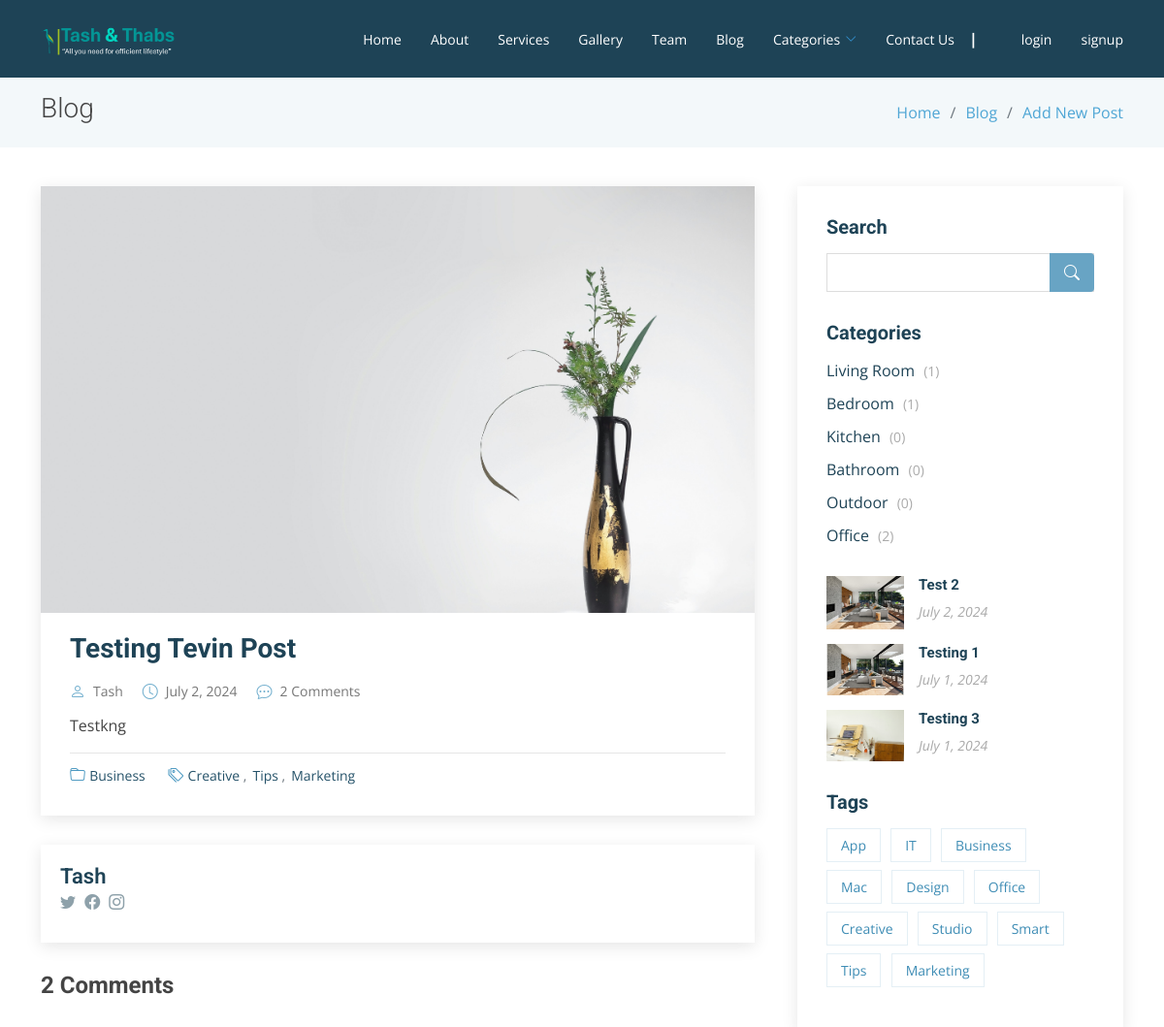
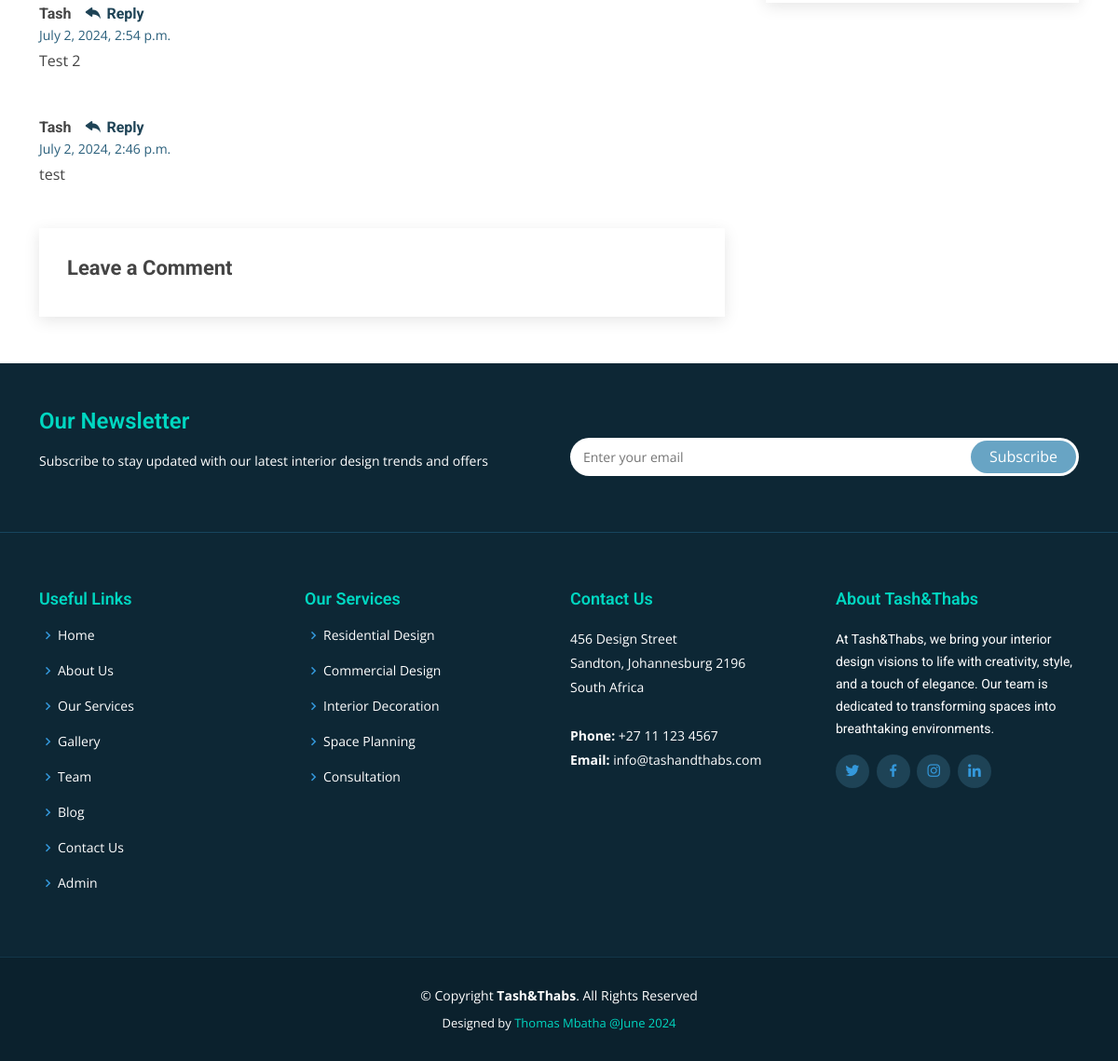
Page /blog/55/ on the committed database (2 pictures, top to bottom).
### blog/models.py (models this page shows, shortened)
class Article(models.Model):
    title = models.CharField(max_length=255)
    content = HTMLField()
    date = models.DateField(auto_now_add=True)
    author = models.ForeignKey(User, on_delete=models.CASCADE)
    living = models.BooleanField(default=False)
    bedroom = models.BooleanField(default=False)
    kitchen = models.BooleanField(default=False)
    bathroom = models.BooleanField(default=False)
    outdoor = models.BooleanField(default=False)
    office = models.BooleanField(default=False)
    likes = models.ManyToManyField(User, related_name='likes', blank=True)
    image = models.ImageField(upload_to='images/', blank=True, null=True)

class Comment(models.Model):
    article = models.ForeignKey(Article, related_name='comments', on_delete=models.CASCADE)
    author = models.ForeignKey(User, on_delete=models.CASCADE)
    content = models.TextField()
    date = models.DateTimeField(auto_now_add=True)

### blog/views.py (the view)
# urls.py: path('<int:pk>/', DetailArcticleView.as_view(), name='detail_article'),
class DetailArcticleView(DetailView):
    model = Article
    template_name = 'blog/blog_post.html'
    def get_context_data(self, *args, **kwargs):
        context = super().get_context_data(*args, **kwargs)
        context['liked_by_user'] = False
        article = Article.objects.get(id=self.kwargs.get('pk'))
        if article.likes.filter(pk=self.request.user.id).exists():
            context['liked_by_user'] = True
        context['comments'] = Comment.objects.filter(article=article).order_by('-date')
        context['comment_form'] = CommentForm()
        context['comment_count'] = Comment.objects.filter(article=article).count()
        context['recent_posts'] = Article.objects.exclude(id=article.id).order_by('-date')[:5]
        context['living_count'] = Article.objects.filter(living=True).count()
        context['bedroom_count'] = Article.objects.filter(bedroom=True).count()
        context['kitchen_count'] = Article.objects.filter(kitchen=True).count()
        context['bathroom_count'] = Article.objects.filter(bathroom=True).count()
        context['outdoor_count'] = Article.objects.filter(outdoor=True).count()
        context['office_count'] = Article.objects.filter(office=True).count()
        if isinstance(self.request.user, AnonymousUser):
            context['user_bio'] = None
        else:
            context['user_bio'] = Bio.objects.get_or_create(user=self.request.user)[0]
        return context

### blog/forms.py
class CommentForm(forms.ModelForm):
    class Meta:
        model = Comment
        fields = ['content']

### blog/templates/blog/blog_post.html (shortened to what this page needs)
{% extends 'base.html' %}
{% load static %}
{% load tz %}
{% block content %}
<main id="main">
  <section class="breadcrumbs">
    <div class="container">
      <div class="d-flex justify-content-between align-items-center">
        <h2>Blog</h2>
        <ol>
          <li><a href="{% url 'home' %}">Home</a></li>
          <li><a href="{% url 'blog_home' %}">Blog</a></li>
          <li><a href="{% url 'create_article' %}">Add New Post</a></li>
        </ol>
      </div>
    </div>
  </section>
  <section id="blog" class="blog">
    <div class="container" data-aos="fade-up">
      <div class="row">
        <div class="col-lg-8 entries">
          <article class="entry entry-single">
            <div class="entry-img">
              {% if object.image %}
                <img src="{{ object.image.url }}" class="img-fluid" alt="{{ object.title }}">
              {% endif %}
            </div>
            <h2 class="entry-title">
              <a href="blog-single.html">{{ object.title }}</a>
            </h2>
            <div class="entry-meta">
              <ul>
                <li class="d-flex align-items-center"><i class="bi bi-person"></i> <a href="#">{{ object.author.username }}</a></li>
                <li class="d-flex align-items-center"><i class="bi bi-clock"></i> <a href="#"><time datetime="2020-01-01">{{ object.date }}</time></a></li>
                <li class="d-flex align-items-center"><i class="bi bi-chat-dots"></i> <a href="#">{{ comment_count }} Comments</a></li>
              </ul>
            </div>
            <div class="entry-content">
              <p>{{ object.content|safe }}</p>
            </div>
            <div class="entry-footer">
              <i class="bi bi-folder"></i>
              <ul class="cats">
                <li><a href="#">Business</a></li>
              </ul>
              <i class="bi bi-tags"></i>
              <ul class="tags">
                <li><a href="#">Creative</a></li>
                <li><a href="#">Tips</a></li>
                <li><a href="#">Marketing</a></li>
              </ul>
            </div>
          </article>
          <div class="blog-author d-flex align-items-center">
            <div>
              <h4>{{ object.author.username }}</h4>
              <div class="social-links">
                <a href="https://twitters.com/#"><i class="bi bi-twitter"></i></a>
                <a href="https://facebook.com/#"><i class="bi bi-facebook"></i></a>
                <a href="https://instagram.com/#"><i class="bi bi-instagram"></i></a>
              </div>
            </div>
          </div>
          <div class="blog-comments">
            <h4 class="comments-count">{{ comment_count }} Comments</h4>
            {% for comment in comments %}
              <div id="comment-1" class="comment">
                <div class="d-flex">
                  <div>
                    <h5><a>{{ comment.author.username }}</a> <a href="#" class="reply"><i class="bi bi-reply-fill"></i> Reply</a></h5>
                    <time datetime="2020-01-01">{{ comment.date|timezone:"Africa/Johannesburg"|date:"F j, Y, g:i a" }}</time>
                    <p>{{ comment.content }}</p>
                  </div>
                </div>
              </div>
            {% endfor %}
            <div class="reply-form">
              <h4>Leave a Comment</h4>
            </div>
          </div>
        </div>
        <div class="col-lg-4">
          {% block sidebar %}
          <div class="sidebar">
            <h3 class="sidebar-title">Search</h3>
            <div class="sidebar-item search-form">
              <form action="">
                <input type="text">
                <button type="submit"><i class="bi bi-search"></i></button>
              </form>
            </div>
            <h3 class="sidebar-title">Categories</h3>
            <div class="sidebar-item categories">
              <ul>
                <li><a href="{% url 'living' %}">Living Room <span>({{ living_count }})</span></a></li>
                <li><a href="{% url 'bedroom' %}">Bedroom <span>({{ bedroom_count }})</span></a></li>
                <li><a href="{% url 'kitchen' %}">Kitchen <span>({{ kitchen_count }})</span></a></li>
                <li><a href="{% url 'bathroom' %}">Bathroom <span>({{ bathroom_count }})</span></a></li>
                <li><a href="{% url 'outdoor' %}">Outdoor <span>({{ outdoor_count }})</span></a></li>
                <li><a href="{% url 'office' %}">Office <span>({{ office_count }})</span></a></li>
              </ul>
            </div>
            <div class="sidebar-item recent-posts">
              {% if recent_posts %}
                  {% for post in recent_posts %}
                      <div class="post-item clearfix">
                          {% if post.image %}
                              <img src="{{ post.image.url }}" alt="content-image">
                          {% endif %}
                          <h4><a href="{% url 'detail_article' post.pk %}">{{ post.title }}</a></h4>
                          <time datetime="{{ post.date|date:'Y-m-d' }}">{{ post.date|date }}</time>
                      </div>
                  {% endfor %}
              {% else %}
                  <p>No recent posts found.</p>
              {% endif %}
          </div>
            <h3 class="sidebar-title">Tags</h3>
            <div class="sidebar-item tags">
              <ul>
                <li><a href="#">App</a></li>
                <li><a href="#">IT</a></li>
                <li><a href="#">Business</a></li>
                <li><a href="#">Mac</a></li>
                <li><a href="#">Design</a></li>
                <li><a href="#">Office</a></li>
                <li><a href="#">Creative</a></li>
                <li><a href="#">Studio</a></li>
                <li><a href="#">Smart</a></li>
                <li><a href="#">Tips</a></li>
                <li><a href="#">Marketing</a></li>
              </ul>
            </div>
          </div>
          {% endblock %}
        </div>
      </div>
    </div>
  </section>
</main>
{% endblock %}

### rows in the picture
Article: image (picture), title "Testing Tevin Post", author.username "Tash", date "July 2, 2024", content "Testkng"
Comment: author.username "Tash", date "July 2, 2024, 2:54 p.m.", content "Test 2"
Comment: author.username "Tash", date "July 2, 2024, 2:46 p.m.", content "test"
Article: image (picture), title "Test 2", date "July 2, 2024"
Article: image (picture), title "Testing 1", date "July 1, 2024"
Article: image (picture), title "Testing 3", date "July 1, 2024"

### other values in the picture
{{ comment_count }} "2"
{{ living_count }} "1"
{{ bedroom_count }} "1"
{{ kitchen_count }} "0"
{{ bathroom_count }} "0"
{{ outdoor_count }} "0"
{{ office_count }} "2"
